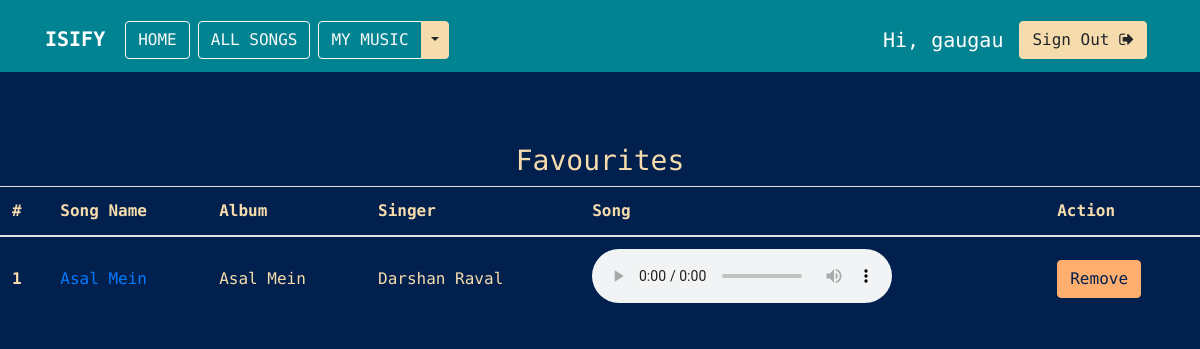
The page /favourite/ (signed in) on the database its author committed.
### musicapp/models.py (models this page shows)
class Song(models.Model):
    Language_Choice = (
              ('Hindi', 'Hindi'),
              ('English', 'English'),
          )
    name = models.CharField(max_length=200)
    album = models.CharField(max_length=200)
    language = models.CharField(max_length=20,choices=Language_Choice,default='English')
    song_img = models.FileField()
    year = models.IntegerField()
    singer = models.CharField(max_length=200)
    song_file = models.FileField()
    def __str__(self):
        return self.name

### musicapp/views.py (the view)
# urls.py: path('favourite/', views.favourite, name='favourite'),
def favourite(request):
    songs = Song.objects.filter(favourite__user=request.user, favourite__is_fav=True).distinct()
    print(f'songs: {songs}')
    if request.method == "POST":
        song_id = list(request.POST.keys())[1]
        favourite_song = Favourite.objects.filter(user=request.user, song__id=song_id, is_fav=True)
        favourite_song.delete()
        messages.success(request, "Removed from favourite!")
    context = {'songs': songs}
    return render(request, 'musicapp/favourite.html', context=context)

### templates/musicapp/favourite.html (shortened to what this page needs)
{% extends 'base.html' %}
{% load socialaccount %}
{% block body %}
<br>
<br>
<br>
<center>
  <h3>Favourites</h3>
</center>
<table class="table table-hover table-primary">
  <thead>
    <tr>
      <th scope="col">#</th>
      <th scope="col">Song Name</th>
      <th scope="col">Album</th>
      <th scope="col">Singer</th>
      <th scope="col">Song</th>
      <th scope="col">Action</th>
    </tr>
  </thead>
  <tbody>
    {% if songs %}
    {% for song in songs %}
    <tr>
      <th scope="row">{{forloop.counter}}</th>
      <td><a href="{% url 'detail' song.id %}">{{song.name}}</a></td>
      <td>{{song.album}}</td>
      <td>{{song.singer}}</td>
      <td>
        <audio controls>
          <source src="{{ song.song_file.url }}" type="audio/mpeg">
        </audio>
      </td>
      <td>
        <form method="post">
          <input class="btn btn-primary" type="submit" value="Remove" name={{song.id}}>
        </form>
      </td>
    </tr>
    {% endfor %}
    {% endif %}
  </tbody>
</table>
{% endblock body %}

### templates/base.html (shortened to what this page needs)
{% load static %}
<!doctype html>
<html lang="en">
<head>
    <link rel="stylesheet" href="https://maxcdn.bootstrapcdn.com/bootstrap/4.0.0/css/bootstrap.min.css">
    <link rel="stylesheet" href="https://stackpath.bootstrapcdn.com/font-awesome/4.7.0/css/font-awesome.min.css">
    <link href="{% static 'musicapp/css/musicplayer.css' %}" rel="stylesheet">
</head>
<body>
    <nav class="navbar navbar-expand-md navbar-primary">
        <div class="container">
            <h1><a href="{% url 'index' %}" class="navbar-brand">
            <strong style="color:white">ISIFY</strong></a></h1>
            <div class="collapse navbar-collapse">
                <a href="{% url 'index' %}" class="btn btn-outline-light mt-2 mx-1">HOME</a>
                <a href="{% url 'all_songs' %}" class="btn btn-outline-light mt-2 mx-1">ALL SONGS</a>
                {% if request.user.is_active %}
                <div class="btn-group mt-2 mx-1">
                    <a type="button" href="{% url 'mymusic' %}" class="btn btn-outline-light">MY MUSIC</a>
                    <button type="button" class="btn btn-light dropdown-toggle dropdown-toggle-split" data-toggle="dropdown" aria-haspopup="true" aria-expanded="false">
                    </button>
                </div>
                {% endif %}
            </div>
            <div class="collapse navbar-collapse justify-content-end" id="navbar">
            {% if request.user.is_active %}
            <h5 class="text-white mt-3 mx-2">Hi, {{ request.user.username }}</h5>
            <a href="{% url 'logout' %}" class="btn btn-light mt-2 mx-2"> Sign Out <i class="fa fa-sign-out" aria-hidden="true"></i></a>
            {% else %}
            <a href="{% url 'login' %}" class="btn btn-light mt-2 mx-2"><i class="fa fa-sign-in" aria-hidden="true"></i> Sign In</a>
            <a href="{% url 'signup' %}" class="btn btn-light mt-2 mx-2"><i class="fa fa-user-plus" aria-hidden="true"></i> Sign Up</a>
            {% endif %}
            </div>
        </div>
    </nav>
    {% block body %}
    {% endblock body %}
    <br>
    <br>
    <br>
</body>
</html>

### templates/base.html (style rules this page uses)
.navbar { font-family: 'Source Code Pro', monospace; }
html { position: relative; min-height: 100%; }
body { margin-bottom: 0px; background-color: #01204E; }
nav { background-color: #028391; }
.btn-light, .btn-light:hover, .btn-light:active, .btn-light:visited { background-color: #F6DCAC !important; font-family: 'Source Code Pro', monospace; border-color: #F6DCAC; }
.btn-primary, .btn-primary:hover, .btn-primary:active, .btn-primary:visited { background-color: #FEAE6F !important; color: #01204E !important; font-family: 'Source Code Pro', monospace; border-color: #FEAE6F; }
input, select, a, table, h3 { font-family: 'Source Code Pro', monospace; }
table { background-color: #01204E !important; color: #F6DCAC; }
td, th { vertical-align: middle !important; }
h3 { color: #F6DCAC; }

### rows shown on the page
Song: name "Asal Mein", album "Asal Mein", singer "Darshan Raval"

### other values the page prints
{{ request.user.username }} "gaugau"
